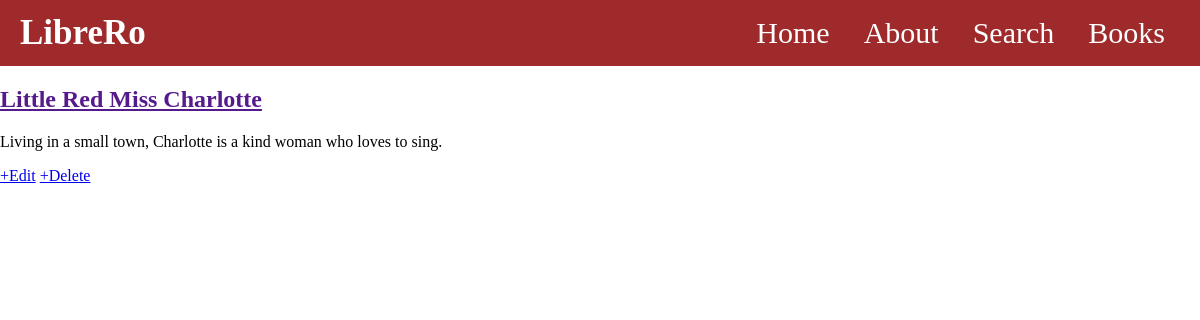
Screenshot of /book/1 with the database file from the repository.
### Contents/models.py (models this page shows, shortened)
class Book(models.Model):
    title = models.CharField(max_length=600)
    author = models.ForeignKey(User, on_delete=models.CASCADE,  null=True, blank=True)
    description = models.TextField()
    body = models.TextField()
    genre = models.ForeignKey(Genre, on_delete=models.SET_NULL, null=True, related_name='books')
    tags = models.ManyToManyField(Tag, related_name='books', blank=True)

### Contents/views.py (the view)
# urls.py: path('book/<int:pk>', BookDetailView.as_view(), name = 'book_detail'),
class BookDetailView(DetailView):
    model = Book
    context_object_name = 'book'
    template_name = 'app/book_detail.html'

### Contents/templates/app/book_detail.html
{% extends 'app/base.html' %}
{% load static %}
{% block content %}
        <div class="book-entry">
            <h2><a href="">{{book.title}}</a></h2>
            <p>{{book.description}}</p>
        </div>
        <a href="{% url 'book_update' book.pk %}">+Edit</a>
        <a href="{% url 'book_delete' book.pk %}">+Delete</a>
{% endblock content %}

### static/css/base.css (style rules this page uses)
body { margin: 0px; }

### rows the page displays
Book: title "Little Red Miss Charlotte", description "Living in a small town, Charlotte is a kind woman who loves to sing."
